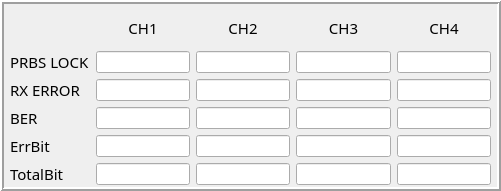
       <widget class="QFrame" name="frame_16">
        <property name="geometry">
         <rect>
          <x>510</x>
          <y>270</y>
          <width>501</width>
          <height>191</height>
         </rect>
        </property>
        <property name="frameShape">
         <enum>QFrame::Box</enum>
        </property>
        <property name="frameShadow">
         <enum>QFrame::Raised</enum>
        </property>
        <property name="lineWidth">
         <number>2</number>
        </property>
        <widget class="QWidget" name="gridLayoutWidget_5">
         <property name="geometry">
          <rect>
           <x>10</x>
           <y>10</y>
           <width>481</width>
           <height>175</height>
          </rect>
         </property>
         <layout class="QGridLayout" name="gridLayout_5">
          <item row="4" column="1">
           <widget class="QLineEdit" name="lineEdit_12"/>
          </item>
          <item row="2" column="1">
           <widget class="QLineEdit" name="lineEdit_20"/>
          </item>
          <item row="3" column="4">
           <widget class="QLineEdit" name="lineEdit_4"/>
          </item>
          <item row="2" column="2">
           <widget class="QLineEdit" name="lineEdit_19"/>
          </item>
          <item row="4" column="4">
           <widget class="QLineEdit" name="lineEdit_9"/>
          </item>
          <item row="1" column="0">
           <widget class="QLabel" name="label_36">
            <property name="font">
             <font>
              <family>黑体</family>
              <pointsize>11</pointsize>
             </font>
            </property>
            <property name="text">
             <string>PRBS LOCK</string>
            </property>
           </widget>
          </item>
          <item row="2" column="4">
           <widget class="QLineEdit" name="lineEdit_17"/>
          </item>
          <item row="3" column="1">
           <widget class="QLineEdit" name="lineEdit"/>
          </item>
          <item row="3" column="3">
           <widget class="QLineEdit" name="lineEdit_3"/>
          </item>
          <item row="2" column="0">
           <widget class="QLabel" name="label_37">
            <property name="font">
             <font>
              <family>黑体</family>
              <pointsize>11</pointsize>
             </font>
            </property>
            <property name="text">
             <string>RX ERROR</string>
            </property>
           </widget>
          </item>
          <item row="4" column="0">
           <widget class="QLabel" name="label_39">
            <property name="font">
             <font>
              <family>黑体</family>
              <pointsize>11</pointsize>
             </font>
            </property>
            <property name="text">
             <string>ErrBit</string>
            </property>
           </widget>
          </item>
          <item row="5" column="4">
           <widget class="QLineEdit" name="lineEdit_14"/>
          </item>
          <item row="5" column="3">
           <widget class="QLineEdit" name="lineEdit_15"/>
          </item>
          <item row="5" column="0">
           <widget class="QLabel" name="label_40">
            <property name="font">
             <font>
              <family>黑体</family>
              <pointsize>11</pointsize>
             </font>
            </property>
            <property name="text">
             <string>TotalBit</string>
            </property>
           </widget>
          </item>
          <item row="1" column="2">
           <widget class="QLineEdit" name="lineEdit_23"/>
          </item>
          <item row="1" column="4">
           <widget class="QLineEdit" name="lineEdit_21"/>
          </item>
          <item row="5" column="2">
           <widget class="QLineEdit" name="lineEdit_13"/>
          </item>
          <item row="5" column="1">
           <widget class="QLineEdit" name="lineEdit_16"/>
          </item>
          <item row="2" column="3">
           <widget class="QLineEdit" name="lineEdit_18"/>
          </item>
          <item row="4" column="3">
           <widget class="QLineEdit" name="lineEdit_10"/>
          </item>
          <item row="3" column="2">
           <widget class="QLineEdit" name="lineEdit_11"/>
          </item>
          <item row="4" column="2">
           <widget class="QLineEdit" name="lineEdit_2"/>
          </item>
          <item row="1" column="3">
           <widget class="QLineEdit" name="lineEdit_22"/>
          </item>
          <item row="3" column="0">
           <widget class="QLabel" name="label_38">
            <property name="font">
             <font>
              <family>黑体</family>
              <pointsize>11</pointsize>
             </font>
            </property>
            <property name="text">
             <string>BER</string>
            </property>
           </widget>
          </item>
          <item row="0" column="1">
           <widget class="QLabel" name="label_41">
            <property name="font">
             <font>
              <family>黑体</family>
              <pointsize>11</pointsize>
             </font>
            </property>
            <property name="layoutDirection">
             <enum>Qt::RightToLeft</enum>
            </property>
            <property name="text">
             <string>CH1</string>
            </property>
            <property name="alignment">
             <set>Qt::AlignCenter</set>
            </property>
           </widget>
          </item>
          <item row="0" column="2">
           <widget class="QLabel" name="label_42">
            <property name="font">
             <font>
              <family>黑体</family>
              <pointsize>11</pointsize>
             </font>
            </property>
            <property name="layoutDirection">
             <enum>Qt::RightToLeft</enum>
            </property>
            <property name="text">
             <string>CH2</string>
            </property>
            <property name="alignment">
             <set>Qt::AlignCenter</set>
            </property>
           </widget>
          </item>
          <item row="0" column="3">
           <widget class="QLabel" name="label_43">
            <property name="font">
             <font>
              <family>黑体</family>
              <pointsize>11</pointsize>
             </font>
            </property>
            <property name="layoutDirection">
             <enum>Qt::RightToLeft</enum>
            </property>
            <property name="text">
             <string>CH3</string>
            </property>
            <property name="alignment">
             <set>Qt::AlignCenter</set>
            </property>
           </widget>
          </item>
          <item row="0" column="4">
           <widget class="QLabel" name="label_44">
            <property name="font">
             <font>
              <family>黑体</family>
              <pointsize>11</pointsize>
             </font>
            </property>
            <property name="layoutDirection">
             <enum>Qt::RightToLeft</enum>
            </property>
            <property name="text">
             <string>CH4</string>
            </property>
            <property name="alignment">
             <set>Qt::AlignCenter</set>
            </property>
           </widget>
          </item>
          <item row="1" column="1">
           <widget class="QLineEdit" name="lineEdit_24"/>
          </item>
         </layout>
        </widget>
       </widget>
